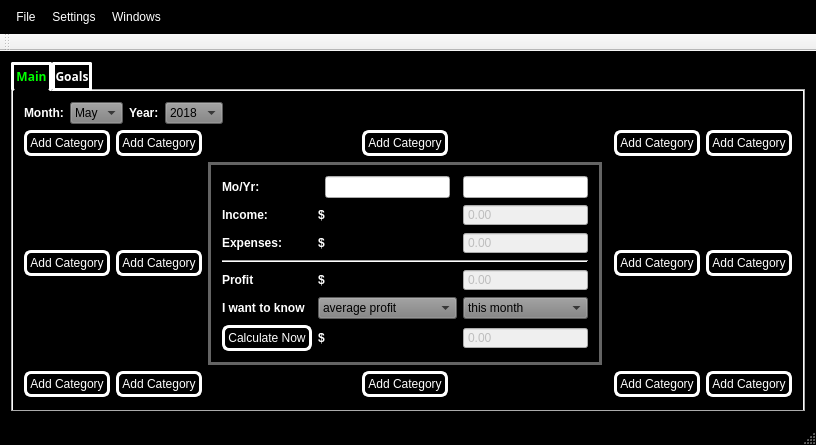
<?xml version="1.0" encoding="UTF-8"?>
<ui version="4.0">
 <class>mudgetClass</class>
 <widget class="QMainWindow" name="mudgetClass">
  <property name="geometry">
   <rect>
    <x>0</x>
    <y>0</y>
    <width>648</width>
    <height>424</height>
   </rect>
  </property>
  <property name="windowTitle">
   <string>mudget</string>
  </property>
  <property name="styleSheet">
   <string notr="true">QMainWindow{
background: rgb(0, 0, 0);
border-radius: 5px;
}

QStatusBar{
background-color:rgb(0, 0, 0);
}

QMenuBar{
background: transparent;
padding: 5px;
border-radius: 5px;
}

QMenuBar::item{
background: transparent;
padding: 5px;
color: rgb(255, 255, 255);
}

QMenuBar::item::selected{
background-color:rgb(50, 50, 50);
padding: 5px;
color: rgb(255, 255, 255);
}

QMenu{
background-color:rgb(0, 0, 0);
padding: 0px;
color: rgb(255, 255, 255);
}

QMenu::item:selected{
background-color:rgb(50, 50, 50);
color: rgb(255, 255, 255);
}

QWidget#mainTab{
background-color:rgb(0, 0, 0);
}

QWidget#goalsTab{
background-color:rgb(0, 0, 0);
}

QTabBar::tab{
border: 3px solid white;
border-radius: 2px;
background-color: rgb(0, 0, 0);
color: rgb(255, 255, 255);
padding: 2px;
min-width: 8ex;
}

QTabBar::tab::hovered{
border: 3px solid white;
border-radius: 2px;
background-color: rgb(0, 0, 0);
color: rgb(255, 255, 255);
padding: 1px;
font: bold;
min-width: 8ex;
}

QTabBar::tab::selected{
border: 3px solid white;
border-bottom-color: rgb(0,0,0);
border-radius: 2px;
background-color: rgb(0, 0, 0);
color: rgb(0, 255, 0);
padding: 3px;
min-width: 8ex;
}

QFrame#mossHub{
border: 3px solid rgb(100, 100, 100);
}

QFrame#goalsFrame{
border: 3px solid rgb(100, 100, 100);
}

QFrame#progressFrame{
border: 3px solid rgb(100, 100, 100);
}

QFrame#displayCaseFrame{
border: 3px solid rgb(100, 100, 100);
}

QLabel{
font: bold;
color: rgb(255, 255, 255);
}

QPushButton{
background-color: rgb(0, 0, 0);
border-color: rgb(255, 255, 255);
border-style: solid;
border-width: 3px;
color: rgb(255, 255, 255);
border-radius: 7px;
padding: 3px;
}

QPushButton::hover{
background-color: rgb(0, 0, 0);
color: rgb(0, 0, 255);
border-width: 3px;
border-color: red;
font: bold 7pt;
}

QPushButton::pressed{
background-color: rbg(50, 50, 50);
}

QComboBox {
background-color: rgb(128,128,128);
color: rgb(0,0,0);
}

</string>
  </property>
  <widget class="QWidget" name="centralWidget">
   <layout class="QGridLayout" name="gridLayout_2">
    <item row="1" column="0">
     <widget class="QTabWidget" name="mainTabWidget">
      <property name="font">
       <font>
        <family>Lucida Handwriting</family>
       </font>
      </property>
      <property name="autoFillBackground">
       <bool>false</bool>
      </property>
      <property name="styleSheet">
       <string notr="true"/>
      </property>
      <property name="currentIndex">
       <number>0</number>
      </property>
      <widget class="QWidget" name="mainTab">
       <property name="styleSheet">
        <string notr="true"/>
       </property>
       <attribute name="title">
        <string>Main</string>
       </attribute>
       <layout class="QGridLayout" name="mainLayout">
        <item row="1" column="0" alignment="Qt::AlignHCenter">
         <widget class="QPushButton" name="addCategory0">
          <property name="text">
           <string>Add Category</string>
          </property>
         </widget>
        </item>
        <item row="1" column="1" alignment="Qt::AlignHCenter">
         <widget class="QPushButton" name="addCategory1">
          <property name="text">
           <string>Add Category</string>
          </property>
         </widget>
        </item>
        <item row="1" column="5" alignment="Qt::AlignHCenter">
         <widget class="QPushButton" name="addCategory4">
          <property name="text">
           <string>Add Category</string>
          </property>
         </widget>
        </item>
        <item row="2" column="0" alignment="Qt::AlignHCenter">
         <widget class="QPushButton" name="addCategory5">
          <property name="text">
           <string>Add Category</string>
          </property>
         </widget>
        </item>
        <item row="2" column="1" alignment="Qt::AlignHCenter">
         <widget class="QPushButton" name="addCategory6">
          <property name="text">
           <string>Add Category</string>
          </property>
         </widget>
        </item>
        <item row="2" column="4" alignment="Qt::AlignHCenter">
         <widget class="QPushButton" name="addCategory7">
          <property name="text">
           <string>Add Category</string>
          </property>
         </widget>
        </item>
        <item row="2" column="5" alignment="Qt::AlignHCenter">
         <widget class="QPushButton" name="addCategory8">
          <property name="text">
           <string>Add Category</string>
          </property>
         </widget>
        </item>
        <item row="3" column="0" alignment="Qt::AlignHCenter">
         <widget class="QPushButton" name="addCategory9">
          <property name="text">
           <string>Add Category</string>
          </property>
         </widget>
        </item>
        <item row="3" column="1" alignment="Qt::AlignHCenter">
         <widget class="QPushButton" name="addCategory10">
          <property name="text">
           <string>Add Category</string>
          </property>
         </widget>
        </item>
        <item row="3" column="4" alignment="Qt::AlignHCenter">
         <widget class="QPushButton" name="addCategory12">
          <property name="text">
           <string>Add Category</string>
          </property>
         </widget>
        </item>
        <item row="3" column="5" alignment="Qt::AlignHCenter">
         <widget class="QPushButton" name="addCategory13">
          <property name="text">
           <string>Add Category</string>
          </property>
         </widget>
        </item>
        <item row="0" column="0" colspan="6">
         <layout class="QHBoxLayout" name="monthyearLayout">
          <property name="sizeConstraint">
           <enum>QLayout::SetMinimumSize</enum>
          </property>
          <item>
           <widget class="QLabel" name="monthLabel">
            <property name="text">
             <string>Month:</string>
            </property>
           </widget>
          </item>
          <item>
           <widget class="QComboBox" name="monthComboBox">
            <property name="currentIndex">
             <number>4</number>
            </property>
            <item>
             <property name="text">
              <string>Jan</string>
             </property>
            </item>
            <item>
             <property name="text">
              <string>Feb</string>
             </property>
            </item>
            <item>
             <property name="text">
              <string>Mar</string>
             </property>
            </item>
            <item>
             <property name="text">
              <string>Apr</string>
             </property>
            </item>
            <item>
             <property name="text">
              <string>May</string>
             </property>
            </item>
            <item>
             <property name="text">
              <string>Jun</string>
             </property>
            </item>
            <item>
             <property name="text">
              <string>Jul</string>
             </property>
            </item>
            <item>
             <property name="text">
              <string>Aug</string>
             </property>
            </item>
            <item>
             <property name="text">
              <string>Sep</string>
             </property>
            </item>
            <item>
             <property name="text">
              <string>Oct</string>
             </property>
            </item>
            <item>
             <property name="text">
              <string>Nov</string>
             </property>
            </item>
            <item>
             <property name="text">
              <string>Dec</string>
             </property>
            </item>
           </widget>
          </item>
          <item>
           <widget class="QLabel" name="yearLabel">
            <property name="text">
             <string>Year:</string>
            </property>
           </widget>
          </item>
          <item>
           <widget class="QComboBox" name="yearComboBox">
            <item>
             <property name="text">
              <string>2018</string>
             </property>
            </item>
            <item>
             <property name="text">
              <string>2019</string>
             </property>
            </item>
            <item>
             <property name="text">
              <string>2020</string>
             </property>
            </item>
           </widget>
          </item>
          <item>
           <spacer name="horizontalSpacer">
            <property name="orientation">
             <enum>Qt::Horizontal</enum>
            </property>
            <property name="sizeHint" stdset="0">
             <size>
              <width>40</width>
              <height>20</height>
             </size>
            </property>
           </spacer>
          </item>
         </layout>
        </item>
        <item row="1" column="2" alignment="Qt::AlignHCenter">
         <widget class="QPushButton" name="addCategory2">
          <property name="text">
           <string>Add Category</string>
          </property>
         </widget>
        </item>
        <item row="3" column="2" alignment="Qt::AlignHCenter">
         <widget class="QPushButton" name="addCategory11">
          <property name="text">
           <string>Add Category</string>
          </property>
         </widget>
        </item>
        <item row="1" column="4" alignment="Qt::AlignHCenter">
         <widget class="QPushButton" name="addCategory3">
          <property name="text">
           <string>Add Category</string>
          </property>
         </widget>
        </item>
        <item row="2" column="2">
         <widget class="QFrame" name="mossHub">
          <property name="sizePolicy">
           <sizepolicy hsizetype="MinimumExpanding" vsizetype="Preferred">
            <horstretch>0</horstretch>
            <verstretch>0</verstretch>
           </sizepolicy>
          </property>
          <property name="styleSheet">
           <string notr="true"/>
          </property>
          <property name="frameShape">
           <enum>QFrame::StyledPanel</enum>
          </property>
          <property name="frameShadow">
           <enum>QFrame::Raised</enum>
          </property>
          <property name="lineWidth">
           <number>3</number>
          </property>
          <layout class="QGridLayout" name="gridLayout">
           <item row="0" column="0">
            <layout class="QGridLayout" name="mubLayout">
             <item row="1" column="2">
              <widget class="QDoubleSpinBox" name="incomeSpinBox">
               <property name="enabled">
                <bool>false</bool>
               </property>
               <property name="buttonSymbols">
                <enum>QAbstractSpinBox::NoButtons</enum>
               </property>
               <property name="minimum">
                <double>-999999.000000000000000</double>
               </property>
               <property name="maximum">
                <double>999999.000000000000000</double>
               </property>
              </widget>
             </item>
             <item row="5" column="1">
              <widget class="QComboBox" name="calculationComboBox">
               <item>
                <property name="text">
                 <string>average profit</string>
                </property>
               </item>
               <item>
                <property name="text">
                 <string>maximum profit</string>
                </property>
               </item>
               <item>
                <property name="text">
                 <string>minimum profit</string>
                </property>
               </item>
               <item>
                <property name="text">
                 <string>average expenses</string>
                </property>
               </item>
               <item>
                <property name="text">
                 <string>maximum expenses</string>
                </property>
               </item>
               <item>
                <property name="text">
                 <string>minimum expenses</string>
                </property>
               </item>
              </widget>
             </item>
             <item row="5" column="2">
              <widget class="QComboBox" name="calculationTimeComboBox">
               <item>
                <property name="text">
                 <string>this month</string>
                </property>
               </item>
               <item>
                <property name="text">
                 <string>monthly</string>
                </property>
               </item>
               <item>
                <property name="text">
                 <string>weekly</string>
                </property>
               </item>
               <item>
                <property name="text">
                 <string>yearly</string>
                </property>
               </item>
              </widget>
             </item>
             <item row="5" column="0">
              <widget class="QLabel" name="knowLabel">
               <property name="text">
                <string>I want to know</string>
               </property>
              </widget>
             </item>
             <item row="4" column="1">
              <widget class="QLabel" name="label_7">
               <property name="text">
                <string>$</string>
               </property>
              </widget>
             </item>
             <item row="0" column="0">
              <widget class="QLabel" name="moYrLabel">
               <property name="text">
                <string>Mo/Yr:</string>
               </property>
              </widget>
             </item>
             <item row="2" column="0">
              <widget class="QLabel" name="expensesLabel">
               <property name="text">
                <string>Expenses:</string>
               </property>
              </widget>
             </item>
             <item row="4" column="0">
              <widget class="QLabel" name="profitLabel">
               <property name="text">
                <string>Profit</string>
               </property>
              </widget>
             </item>
             <item row="0" column="1" alignment="Qt::AlignHCenter">
              <widget class="QLineEdit" name="monthLineEdit">
               <property name="styleSheet">
                <string notr="true">font: bold</string>
               </property>
               <property name="readOnly">
                <bool>true</bool>
               </property>
              </widget>
             </item>
             <item row="0" column="2" alignment="Qt::AlignHCenter">
              <widget class="QLineEdit" name="yearLineEdit">
               <property name="styleSheet">
                <string notr="true">font: bold</string>
               </property>
               <property name="readOnly">
                <bool>true</bool>
               </property>
              </widget>
             </item>
             <item row="1" column="1">
              <widget class="QLabel" name="label_5">
               <property name="text">
                <string>$</string>
               </property>
              </widget>
             </item>
             <item row="1" column="0">
              <widget class="QLabel" name="incomeLabel">
               <property name="text">
                <string>Income:</string>
               </property>
              </widget>
             </item>
             <item row="2" column="1">
              <widget class="QLabel" name="label_6">
               <property name="text">
                <string>$</string>
               </property>
              </widget>
             </item>
             <item row="4" column="2">
              <widget class="QDoubleSpinBox" name="profitSpinBox">
               <property name="enabled">
                <bool>false</bool>
               </property>
               <property name="buttonSymbols">
                <enum>QAbstractSpinBox::NoButtons</enum>
               </property>
               <property name="minimum">
                <double>-999999.000000000000000</double>
               </property>
               <property name="maximum">
                <double>999999.000000000000000</double>
               </property>
              </widget>
             </item>
             <item row="2" column="2">
              <widget class="QDoubleSpinBox" name="expensesSpinBox">
               <property name="enabled">
                <bool>false</bool>
               </property>
               <property name="buttonSymbols">
                <enum>QAbstractSpinBox::NoButtons</enum>
               </property>
               <property name="minimum">
                <double>-999999.000000000000000</double>
               </property>
               <property name="maximum">
                <double>999999.000000000000000</double>
               </property>
              </widget>
             </item>
             <item row="6" column="1">
              <widget class="QLabel" name="label">
               <property name="text">
                <string>$</string>
               </property>
              </widget>
             </item>
             <item row="6" column="2">
              <widget class="QDoubleSpinBox" name="resultSpinBox">
               <property name="enabled">
                <bool>false</bool>
               </property>
               <property name="readOnly">
                <bool>true</bool>
               </property>
               <property name="buttonSymbols">
                <enum>QAbstractSpinBox::NoButtons</enum>
               </property>
               <property name="minimum">
                <double>-9999999.000000000000000</double>
               </property>
               <property name="maximum">
                <double>9999999.000000000000000</double>
               </property>
              </widget>
             </item>
             <item row="6" column="0">
              <widget class="QPushButton" name="pushButton">
               <property name="text">
                <string>Calculate Now</string>
               </property>
              </widget>
             </item>
             <item row="3" column="0" colspan="3">
              <widget class="Line" name="line">
               <property name="orientation">
                <enum>Qt::Horizontal</enum>
               </property>
              </widget>
             </item>
            </layout>
           </item>
          </layout>
         </widget>
        </item>
       </layout>
      </widget>
      <widget class="QWidget" name="goalsTab">
       <attribute name="title">
        <string>Goals</string>
       </attribute>
       <layout class="QGridLayout" name="gridLayout_5">
        <item row="0" column="0">
         <layout class="QGridLayout" name="goalsLayout">
          <item row="0" column="1">
           <layout class="QVBoxLayout" name="verticalLayout_2">
            <item>
             <widget class="QFrame" name="progressFrame">
              <property name="frameShape">
               <enum>QFrame::StyledPanel</enum>
              </property>
              <property name="frameShadow">
               <enum>QFrame::Raised</enum>
              </property>
              <layout class="QGridLayout" name="gridLayout_4">
               <item row="0" column="0" alignment="Qt::AlignHCenter|Qt::AlignVCenter">
                <widget class="QLabel" name="goalProgressLabel">
                 <property name="text">
                  <string>Progress of goals will show here...</string>
                 </property>
                </widget>
               </item>
              </layout>
             </widget>
            </item>
            <item>
             <widget class="QFrame" name="displayCaseFrame">
              <property name="frameShape">
               <enum>QFrame::StyledPanel</enum>
              </property>
              <property name="frameShadow">
               <enum>QFrame::Raised</enum>
              </property>
              <layout class="QGridLayout" name="gridLayout_6">
               <item row="0" column="0" alignment="Qt::AlignHCenter|Qt::AlignVCenter">
                <widget class="QLabel" name="goalDisplayLabel">
                 <property name="text">
                  <string>Under construction :)</string>
                 </property>
                </widget>
               </item>
              </layout>
             </widget>
            </item>
           </layout>
          </item>
          <item row="0" column="0">
           <widget class="QFrame" name="goalsFrame">
            <property name="frameShape">
             <enum>QFrame::StyledPanel</enum>
            </property>
            <property name="frameShadow">
             <enum>QFrame::Raised</enum>
            </property>
            <property name="lineWidth">
             <number>1</number>
            </property>
            <layout class="QVBoxLayout" name="goalsVerticalLayout">
             <item alignment="Qt::AlignHCenter">
              <widget class="QPushButton" name="createGoalButton">
               <property name="text">
                <string>Create Your First Goal</string>
               </property>
              </widget>
             </item>
            </layout>
           </widget>
          </item>
         </layout>
        </item>
       </layout>
      </widget>
     </widget>
    </item>
   </layout>
  </widget>
  <widget class="QMenuBar" name="menuBar">
   <property name="geometry">
    <rect>
     <x>0</x>
     <y>0</y>
     <width>648</width>
     <height>33</height>
    </rect>
   </property>
   <widget class="QMenu" name="menuFile">
    <property name="title">
     <string>File</string>
    </property>
    <addaction name="actionSave"/>
   </widget>
   <widget class="QMenu" name="menuOptions">
    <property name="title">
     <string>Settings</string>
    </property>
    <addaction name="actionCalculations"/>
    <addaction name="actionCategories"/>
   </widget>
   <widget class="QMenu" name="menuWindows">
    <property name="title">
     <string>Windows</string>
    </property>
    <addaction name="actionDatabase"/>
   </widget>
   <addaction name="menuFile"/>
   <addaction name="menuOptions"/>
   <addaction name="menuWindows"/>
  </widget>
  <widget class="QToolBar" name="mainToolBar">
   <attribute name="toolBarArea">
    <enum>TopToolBarArea</enum>
   </attribute>
   <attribute name="toolBarBreak">
    <bool>false</bool>
   </attribute>
  </widget>
  <widget class="QStatusBar" name="statusBar"/>
  <action name="actionLoad">
   <property name="text">
    <string>Load</string>
   </property>
   <property name="shortcut">
    <string>Ctrl+O</string>
   </property>
  </action>
  <action name="actionSave">
   <property name="text">
    <string>Save</string>
   </property>
   <property name="shortcut">
    <string>Ctrl+S</string>
   </property>
  </action>
  <action name="actionCategories">
   <property name="text">
    <string>Categories</string>
   </property>
  </action>
  <action name="actionCalculations">
   <property name="text">
    <string>Calculations</string>
   </property>
  </action>
  <action name="actionDatabase">
   <property name="text">
    <string>Database</string>
   </property>
  </action>
 </widget>
 <layoutdefault spacing="6" margin="11"/>
 <resources>
  <include location="../mudget/mudget.qrc"/>
 </resources>
 <connections>
  <connection>
   <sender>addCategory0</sender>
   <signal>clicked()</signal>
   <receiver>mudgetClass</receiver>
   <slot>addMudgetCategory()</slot>
   <hints>
    <hint type="sourcelabel">
     <x>50</x>
     <y>199</y>
    </hint>
    <hint type="destinationlabel">
     <x>17</x>
     <y>377</y>
    </hint>
   </hints>
  </connection>
  <connection>
   <sender>addCategory1</sender>
   <signal>clicked()</signal>
   <receiver>mudgetClass</receiver>
   <slot>addMudgetCategory()</slot>
   <hints>
    <hint type="sourcelabel">
     <x>137</x>
     <y>199</y>
    </hint>
    <hint type="destinationlabel">
     <x>95</x>
     <y>377</y>
    </hint>
   </hints>
  </connection>
  <connection>
   <sender>addCategory2</sender>
   <signal>clicked()</signal>
   <receiver>mudgetClass</receiver>
   <slot>addMudgetCategory()</slot>
   <hints>
    <hint type="sourcelabel">
     <x>330</x>
     <y>199</y>
    </hint>
    <hint type="destinationlabel">
     <x>297</x>
     <y>379</y>
    </hint>
   </hints>
  </connection>
  <connection>
   <sender>addCategory3</sender>
   <signal>clicked()</signal>
   <receiver>mudgetClass</receiver>
   <slot>addMudgetCategory()</slot>
   <hints>
    <hint type="sourcelabel">
     <x>567</x>
     <y>199</y>
    </hint>
    <hint type="destinationlabel">
     <x>472</x>
     <y>380</y>
    </hint>
   </hints>
  </connection>
  <connection>
   <sender>addCategory4</sender>
   <signal>clicked()</signal>
   <receiver>mudgetClass</receiver>
   <slot>addMudgetCategory()</slot>
   <hints>
    <hint type="sourcelabel">
     <x>631</x>
     <y>199</y>
    </hint>
    <hint type="destinationlabel">
     <x>537</x>
     <y>379</y>
    </hint>
   </hints>
  </connection>
  <connection>
   <sender>addCategory5</sender>
   <signal>clicked()</signal>
   <receiver>mudgetClass</receiver>
   <slot>addMudgetCategory()</slot>
   <hints>
    <hint type="sourcelabel">
     <x>54</x>
     <y>294</y>
    </hint>
    <hint type="destinationlabel">
     <x>299</x>
     <y>199</y>
    </hint>
   </hints>
  </connection>
  <connection>
   <sender>addCategory6</sender>
   <signal>clicked()</signal>
   <receiver>mudgetClass</receiver>
   <slot>addMudgetCategory()</slot>
   <hints>
    <hint type="sourcelabel">
     <x>137</x>
     <y>294</y>
    </hint>
    <hint type="destinationlabel">
     <x>299</x>
     <y>199</y>
    </hint>
   </hints>
  </connection>
  <connection>
   <sender>addCategory7</sender>
   <signal>clicked()</signal>
   <receiver>mudgetClass</receiver>
   <slot>addMudgetCategory()</slot>
   <hints>
    <hint type="sourcelabel">
     <x>567</x>
     <y>294</y>
    </hint>
    <hint type="destinationlabel">
     <x>299</x>
     <y>199</y>
    </hint>
   </hints>
  </connection>
  <connection>
   <sender>addCategory8</sender>
   <signal>clicked()</signal>
   <receiver>mudgetClass</receiver>
   <slot>addMudgetCategory()</slot>
   <hints>
    <hint type="sourcelabel">
     <x>631</x>
     <y>294</y>
    </hint>
    <hint type="destinationlabel">
     <x>299</x>
     <y>199</y>
    </hint>
   </hints>
  </connection>
  <connection>
   <sender>addCategory9</sender>
   <signal>clicked()</signal>
   <receiver>mudgetClass</receiver>
   <slot>addMudgetCategory()</slot>
   <hints>
    <hint type="sourcelabel">
     <x>54</x>
     <y>389</y>
    </hint>
    <hint type="destinationlabel">
     <x>299</x>
     <y>199</y>
    </hint>
   </hints>
  </connection>
  <connection>
   <sender>addCategory10</sender>
   <signal>clicked()</signal>
   <receiver>mudgetClass</receiver>
   <slot>addMudgetCategory()</slot>
   <hints>
    <hint type="sourcelabel">
     <x>137</x>
     <y>389</y>
    </hint>
    <hint type="destinationlabel">
     <x>299</x>
     <y>199</y>
    </hint>
   </hints>
  </connection>
  <connection>
   <sender>addCategory11</sender>
   <signal>clicked()</signal>
   <receiver>mudgetClass</receiver>
   <slot>addMudgetCategory()</slot>
   <hints>
    <hint type="sourcelabel">
     <x>330</x>
     <y>389</y>
    </hint>
    <hint type="destinationlabel">
     <x>299</x>
     <y>199</y>
    </hint>
   </hints>
  </connection>
  <connection>
   <sender>addCategory13</sender>
   <signal>clicked()</signal>
   <receiver>mudgetClass</receiver>
   <slot>addMudgetCategory()</slot>
   <hints>
    <hint type="sourcelabel">
     <x>631</x>
     <y>389</y>
    </hint>
    <hint type="destinationlabel">
     <x>299</x>
     <y>199</y>
    </hint>
   </hints>
  </connection>
  <connection>
   <sender>addCategory12</sender>
   <signal>clicked()</signal>
   <receiver>mudgetClass</receiver>
   <slot>addMudgetCategory()</slot>
   <hints>
    <hint type="sourcelabel">
     <x>567</x>
     <y>389</y>
    </hint>
    <hint type="destinationlabel">
     <x>299</x>
     <y>199</y>
    </hint>
   </hints>
  </connection>
  <connection>
   <sender>pushButton</sender>
   <signal>clicked()</signal>
   <receiver>mudgetClass</receiver>
   <slot>performWantedCalculation()</slot>
   <hints>
    <hint type="sourcelabel">
     <x>213</x>
     <y>353</y>
    </hint>
    <hint type="destinationlabel">
     <x>182</x>
     <y>379</y>
    </hint>
   </hints>
  </connection>
  <connection>
   <sender>createGoalButton</sender>
   <signal>clicked()</signal>
   <receiver>mudgetClass</receiver>
   <slot>createGoals()</slot>
   <hints>
    <hint type="sourcelabel">
     <x>181</x>
     <y>237</y>
    </hint>
    <hint type="destinationlabel">
     <x>165</x>
     <y>404</y>
    </hint>
   </hints>
  </connection>
 </connections>
 <slots>
  <slot>updateIncome()</slot>
  <slot>addMudgetCategory()</slot>
  <slot>updateCurrentMonthYear(int)</slot>
  <slot>performWantedCalculation()</slot>
  <slot>createGoals()</slot>
 </slots>
</ui>
